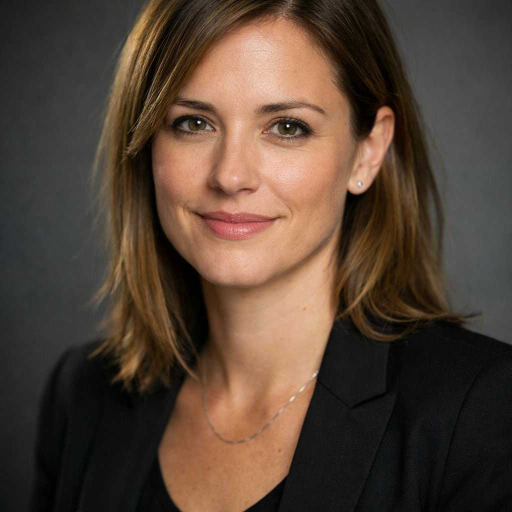
#> input picture data/benchmark/jpeg60/ai_0_portrait_jpeg60.jpg, 1024 x 1024 px (shown at 1/2 size)
$ python -i semantic_arbiter.py   (imports and definitions only)   (older library calls are emulated)
#> lines starting #> are read from the running program, lines starting #| are printed output that depends on the picture; after the words box and inside, x2 and y2 are one past the last pixel; in counts of white or black regions, pixels touching at a corner belong together
#> further down, picture is the input picture: shape (1024, 1024, 3); mean B, G, R 53.9, 66.7, 84.6
"""CPU semantic arbitration — the lightweight "VLM substitute" (FG Phase 3).

A true Vision-Language Model (GPT-4V/LLaVA) can reason about "melted hands"
and "broken shadows" but needs a GPU or an API key. To keep the pipeline
CPU-only, this module runs deterministic OpenCV/NumPy heuristics that emit
the *same structured output* — boolean flags + localized bounding boxes —
on the exact trigger condition from the FrequencyGuard spec: only when
calibrated confidence is in the 30–70% "uncanny valley" band.

It does not claim to be a VLM. It produces cheap, reproducible semantic
flags (anatomy, optics, topology) that are grounded in measurable image
artifacts, and its output is consumed by the NLP engine (Phase 4).

The three "tensor nodes" from the spec map to:
  - Anatomy  : skin-tone count of hand-like / limb regions + symmetry
  - Optics   : light-source consistency + shadow-vector divergence
  - Topology : background-edge irregularity + non-Euclidean texture regions
"""

from __future__ import annotations

from dataclasses import dataclass, field

import cv2
import numpy as np

# --- trigger band -------------------------------------------------------
UNCANNY_LOW = 0.30
UNCANNY_HIGH = 0.70


@dataclass
class SemanticFlag:
    """One detected semantic anomaly."""

    node: str  # "anatomy" | "optics" | "topology"
    label: str  # human-readable description
    score: float  # 0..1 severity
    bbox: tuple[int, int, int, int] | None = None  # x, y, w, h in pixels

    # [7 lines left out: function as_dict, not called in this run]


@dataclass
class SemanticVerdict:
    """Aggregated semantic-arbiter output for one image."""

    triggered: bool
    flags: list[SemanticFlag] = field(default_factory=list)
    summary: str = "Semantic arbitration not triggered (confidence outside uncanny band)."

    # [12 lines left out: functions suspicious, as_dict, not called in this run]


def _skin_mask(bgr: np.ndarray) -> np.ndarray:
    """HSV skin-tone mask used for anatomy / limb-region counting."""
    hsv = cv2.cvtColor(bgr, cv2.COLOR_BGR2HSV)
#> hsv: shape (1024, 1024, 3); mean H, S, V 16, 74.3, 85
    lower = np.array([0, 30, 40], dtype=np.uint8)
    upper = np.array([25, 255, 255], dtype=np.uint8)
    mask = cv2.inRange(hsv, lower, upper)
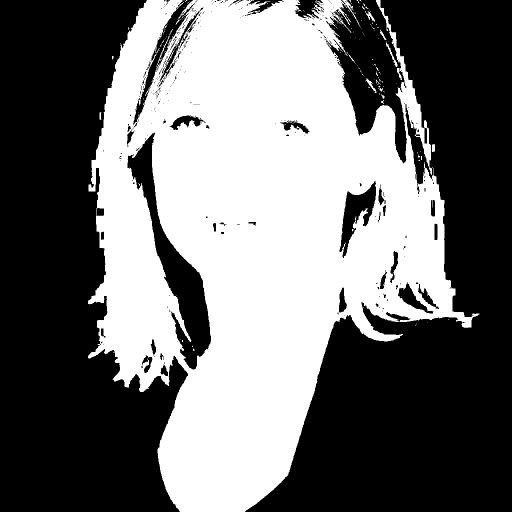
#> mask: shape (1024, 1024) (shown at 1/2 size); 44% white; 179 white regions (163 under 20 px), largest, box (x1, y1, x2, y2) and area: (176, 0, 959, 1024) 460217, (772, 83, 795, 134) 188, (732, 156, 754, 186) 147
    # Add the warmer end of the hue wheel.
    lower2 = np.array([160, 30, 40], dtype=np.uint8)
    upper2 = np.array([180, 255, 255], dtype=np.uint8)
    mask |= cv2.inRange(hsv, lower2, upper2)
#> mask: shape (1024, 1024); 44.1% white; 180 white regions (163 under 20 px), largest, box (x1, y1, x2, y2) and area: (176, 0, 959, 1024) 460471, (772, 83, 795, 134) 188, (732, 156, 754, 186) 147
    return mask


def _check_anatomy(bgr: np.ndarray) -> list[SemanticFlag]:
    """Detect anatomical anomalies: limb/hand count + bilateral symmetry.

    This is heuristic, not a face/hand detector. It counts skin-tone
    connected components near the expected extremities and flags both an
    implausible count and a strong asymmetry (a common diffusion artifact).
    """
    flags: list[SemanticFlag] = []

    # 1) Count hand-like regions = skin components with a palm-like shape.
    mask = _skin_mask(bgr)
    mask = cv2.morphologyEx(mask, cv2.MORPH_OPEN, np.ones((5, 5), np.uint8))
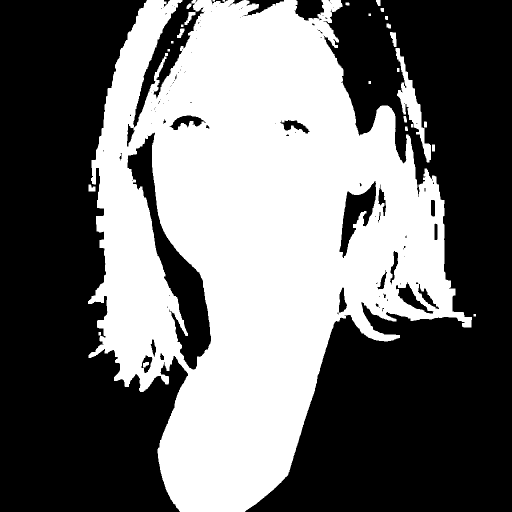
#> mask: shape (1024, 1024) (shown at 1/2 size); 43.3% white; 26 white regions (1 under 20 px)
    contours, _ = cv2.findContours(mask, cv2.RETR_EXTERNAL, cv2.CHAIN_APPROX_SIMPLE)
#> contours = 25 contours, 6 with area under 20; largest, box (x1, y1, x2, y2) and area: (176, 0, 944, 1024) 476564, (791, 96, 862, 325) 3682, (780, 64, 793, 94) 212, (369, 24, 391, 50) 186, (177, 369, 191, 383) 128
    hand_regions: list[tuple[int, int, int, int]] = []
    for c in contours:
        area = cv2.contourArea(c)
        if area < 400 or area > 0.6 * bgr.shape[0] * bgr.shape[1]:
            continue
        x, y, w, h = cv2.boundingRect(c)
        # Palm-ish aspect ratio, and an elongated limb/tendril part.
        aspect = w / max(1, h)
        convexity = cv2.isContourConvex(c)
        if 0.5 <= aspect <= 2.5 or not convexity:
            hand_regions.append((x, y, w, h))
#> this loop made 25 passes
#> area on passes 3, 5, 6, 7, 14, 15, 17, 18, 20, 21, 22, 23: 128.5, 36, 54.5, 54, 212.5, 121, 60, 33.5, 186.5, 39, 33, 69
#> (c, area) on passes 1, 4, 8, 9, 10: ([[197, 664], [197, 670], [201, 670], [201, 664]], 24), ([[864, 289], [864, 302], [869, 302], [869, 289]], 65), ([[737, 162], [737, 167], [741, 167], [741, 162]], 20), ([[794, 136], [794, 143], [798, 143], [798, 136]], 28), ([[330, 106], [330, 111], [335, 111], [335, 106]], 25)
#> after the loop, hand_regions = [(791, 96, 71, 229), (176, 0, 768, 1024)]

    # 2) Bilateral symmetry check across the vertical midline.
    h, w = bgr.shape[:2]
#> w = 1024
    left = mask[:, : w // 2].sum()
#> left = 61281090
    right = mask[:, w // 2 :].sum()
#> right = 54463920
    total = left + right + 1e-6
#> total = 115745010
    asymmetry = abs(left - right) / total
#> asymmetry = 0.0589

    if len(hand_regions) == 0:
        flags.append(SemanticFlag("anatomy", "No plausible hand/limb regions detected", 0.55))
    elif len(hand_regions) > 6:
        flags.append(
            SemanticFlag(
                "anatomy",
                f"Implausibly many hand-like regions ({len(hand_regions)})",
                min(1.0, len(hand_regions) / 12),
                bbox=hand_regions[0],
            )
        )

    if asymmetry > 0.55:
        flags.append(
            SemanticFlag(
                "anatomy",
                "Strong bilateral asymmetry in skin-tone distribution",
                min(1.0, asymmetry),
            )
        )
    return flags


# [105 lines left out: functions _check_optics, _check_topology, run_semantic_arbiter, not called in this run]

>>> import cv2
>>> picture = cv2.imread('../../../data/benchmark/jpeg60/ai_0_portrait_jpeg60.jpg')
>>> result = _check_anatomy(picture)
#> result = []
